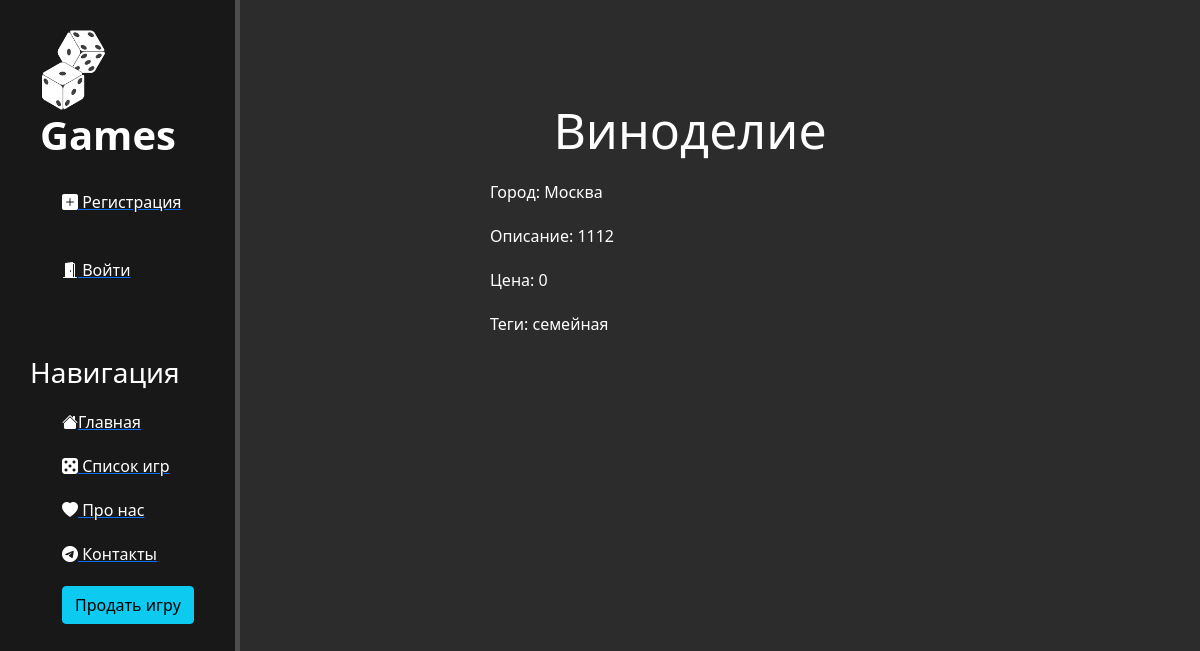
Screenshot of /news/1 with the database file from the repository.
### news/models.py (models this page shows, shortened)
class Articles(models.Model):
    title = models.CharField('Название', max_length=50)
    city = models.CharField('Город', max_length=250)
    desc = models.TextField('Описание')
    tags = models.CharField('Теги', max_length=50)
    price = models.IntegerField('Цена')
    class Meta:
        verbose_name = 'Игра'
        verbose_name_plural = 'Игры'

### news/views.py (the view)
# urls.py: path('<int:pk>', views.NewsDetailView.as_view(), name='news-detail')
class NewsDetailView(DetailView):
    model = Articles
    template_name = 'news/details_view.html'
    context_object_name = 'article'

### news/templates/news/details_view.html (shortened to what this page needs)
{% extends 'main/layout.html' %}
{% block content %}
    <div class="features">
        <h1>{{ article.title }}</h1>
        <p>Город: {{ article.city }}</p>
        <p>Описание: {{ article.desc }}</p>
        <p>Цена: {{ article.price }}</p>
        <p>Теги: {{ article.tags }}</p>
    </div>
{% endblock %}

### main/static/main/css/main.css (style rules this page uses)
body { background: #2c2c2c; }
main .features { float: left; color: #fff; margin-top: 100px; text-align: center; width: 75%; }
main .features h1 { font-size: 50px; }
main .features p { max-width: 400px; margin: 20px auto; text-align: justify }

### rows the page displays
Articles: title "Виноделие", city "Москва", desc "1112", price "0", tags "семейная"
